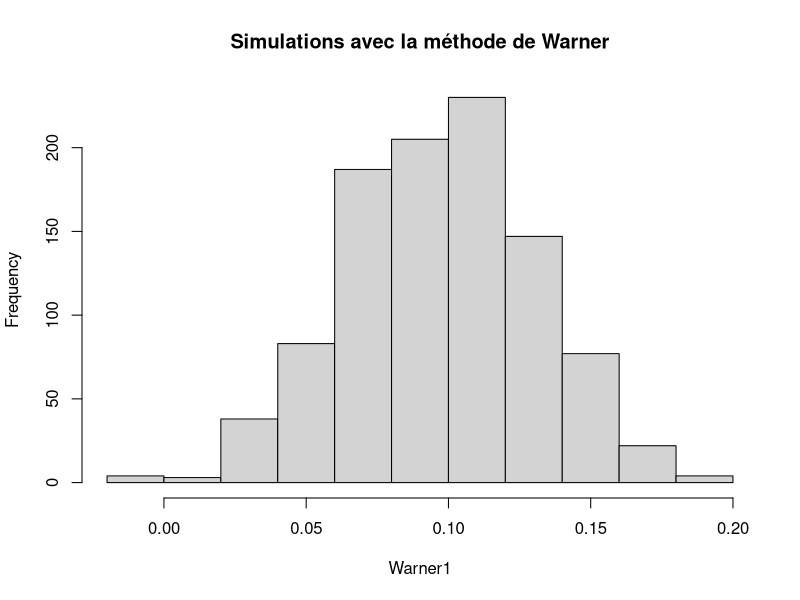
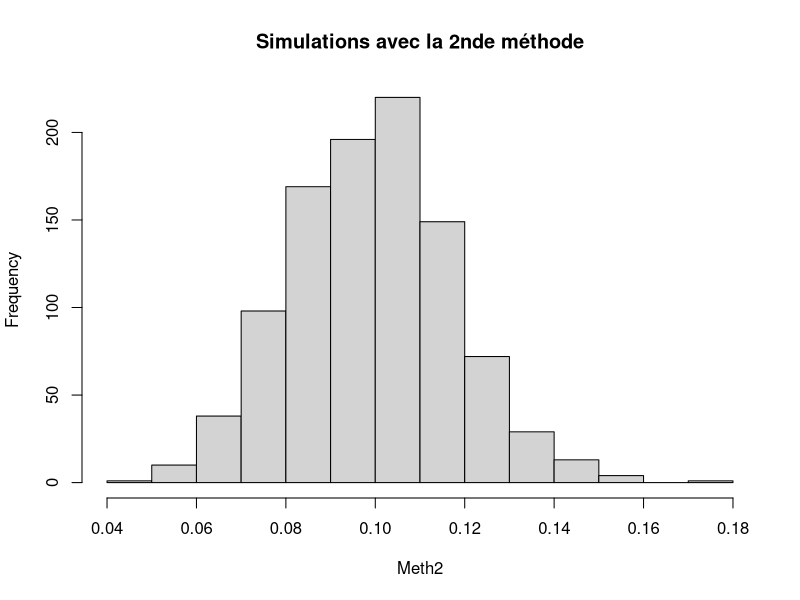
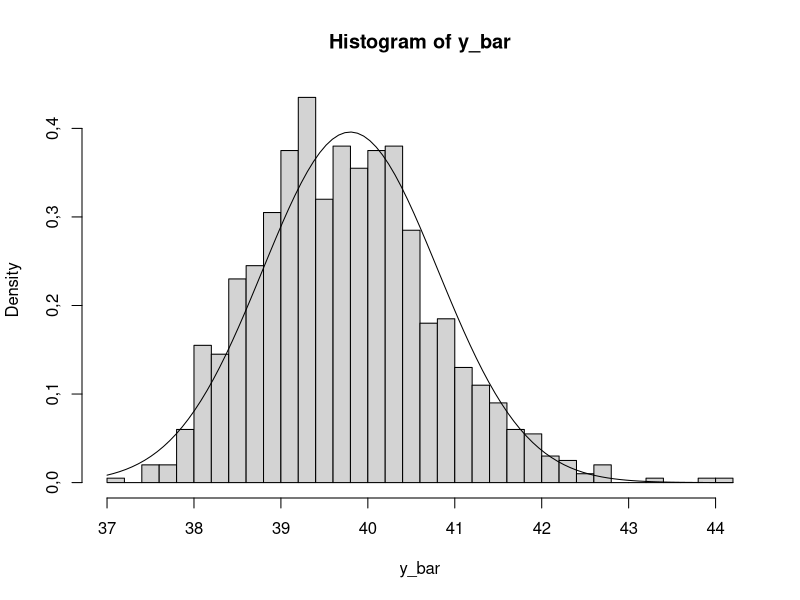

Write the R code that produced these figures, in order.
## ---- chunk 1
questDelicateMeth1 <- function(n, P, theta, n.sim, p.neg=0)
{P.chap <- rep(NA,n.sim)
P <- (1-p.neg)*P
for(i in 1:n.sim){
  # Choix de la question
  question <- sample(c(1,2),n,prob=c(theta,1-theta),replace=TRUE)
  # Choix du répondant
  repondant <- sample(c(1,2),n,prob=c(P,1-P),replace=TRUE)
  #
  nb.oui <- sum(question-repondant==0)
  P.chap[i] <- (nb.oui/n+theta-1)/(2*theta-1)
}
return(P.chap=P.chap)
}
## ---- chunk 2
N <- 1000
n <- 500
theta <- 0.8 
P <- 0.1
set.seed(2010)
Warner1 <- questDelicateMeth1(n,P,theta,N)

## ---- chunk 3
moy1 <- mean(Warner1)
sd1 <- sqrt(var(Warner1))
## ---- chunk 4
set.seed(2010)
simubino <- rbinom(N,n,P)/n
varbino1 <- var(simubino)
varWarner1 <- var(Warner1)
## ---- chunk 5
hist(Warner1,main="Simulations avec la méthode de Warner")
## ---- chunk 6
questDelicateMeth2 <- function(n, P, theta, alpha, n.sim, p.neg=0)
{P.chap <- rep(NA,n.sim)
P <- (1-p.neg)*P
for(i in 1:n.sim){
  # Choix de la question
  question <- sort(sample(c(1,2),n,prob=c(theta,1-theta),replace=TRUE))
  # La question étant choisie, à qui s'adresse-t-elle ?
  nb.1 <- sum(question==1)
  nb.oui <- sum(sample(c(1,2),nb.1,prob=c(P,1-P),replace=TRUE)==1)+
    sum(sample(c(1,2),n-nb.1,prob=c(alpha,1-alpha),replace=TRUE)==1)
  P.chap[i] <- (nb.oui/n-(1-theta)*alpha)/(theta)
}
return(P.chap=P.chap)
}
## ---- chunk 7
N <- 1000
n <- 500
theta <- 0.8 
alpha <- 0.217
P <- 0.1 
set.seed(2010)
Meth2 <- questDelicateMeth2(n,P,theta,alpha,N)
## ---- chunk 8
moy2 <- mean(Meth2)
sd2 <- sqrt(var(Meth2))
## ---- chunk 9
varMeth2 <- var(Meth2)
## ---- chunk 10
hist(Meth2,main="Simulations avec la 2nde méthode")
## ---- chunk 11
eqmMeth2 <- var(Meth2) + (mean(Meth2)-P)^2
eqmWarner0 <- var(Warner1) + (mean(Warner1)-P)^2
## ---- chunk 12
set.seed(2010)
Warner10 <- questDelicateMeth1(n,P,theta,N,0.1)
eqmWarner10 <- var(Warner10) + (mean(Warner10)-P)^2

set.seed(2010)
Meth210 <- questDelicateMeth2(n,P,theta,alpha,N,0.1)
eqmMeth210 <- var(Meth210) + (mean(Meth210)-P)^2
## ---- chunk 13
set.seed(2010)
Warner20 <- questDelicateMeth1(n,P,theta,N,0.2)

eqmWarner20 <- var(Warner20) + (mean(Warner20)-P)^2

set.seed(2010)
Meth220 <- questDelicateMeth2(n,P,theta,alpha,N,0.2)
eqmMeth220 <- var(Meth220) + (mean(Meth220)-P)^2
## ---- chunk 14
set.seed(2010)
Warner30 <- questDelicateMeth1(n,P,theta,N,0.3)

eqmWarner30 <- var(Warner30) + (mean(Warner30)-P)^2

set.seed(2010)
Meth230 <- questDelicateMeth2(n,P,theta,alpha,N,0.3)
eqmMeth230 <- var(Meth230) + (mean(Meth230)-P)^2
## ---- chunk 15
set.seed(2010)
Warner40 <- questDelicateMeth1(n,P,theta,N,0.4)

eqmWarner40 <- var(Warner40) + (mean(Warner40)-P)^2

set.seed(2010)
Meth240 <- questDelicateMeth2(n,P,theta,alpha,N,0.4)
eqmMeth240 <- var(Meth240) + (mean(Meth240)-P)^2
## ---- chunk 16
pop <- c(3, 6, 24, 27, 30, 36, 51, 57)
N <- length(pop)
yu <- mean(pop)
S <- sd(pop)
## ---- chunk 17
options(OutDec =",")
n<-3
(n.ech<-choose(N,n))
ech.all<-cbind(choix<-t(matrix(combn(1:N,n),n,n.ech)),(matrix(pop[choix],n.ech,n)))
rownames(ech.all)<-seq(1:nrow(ech.all))
colnames(ech.all)<-c(paste("i",1:n,sep =""),paste("pop[i",1:n ,"]", sep =""))
head(ech.all)
## ---- chunk 18
ech.all<-as.data.frame(ech.all)

ech.all$ybar<-apply(ech.all[,4:6],1,mean)
ech.all$s<-apply(ech.all[,4:6],1,sd)
ech.all$b.inf<-mapply(function(i,j){i-1.96*sqrt((1-3/8)*j^2/3)},ech.all$ybar,ech.all$s)
ech.all$b.sup<-mapply(function(i,j){i+1.96*sqrt((1-3/8)*j^2/3)},ech.all$ybar,ech.all$s)
ech.all$incl<-mapply(function(i,j){if (i<yu & j>yu) {1}else{0}},ech.all$b.inf,ech.all$b.sup)
attach(ech.all)

head(ech.all[,-(1:6)])
## ---- chunk 19
muybar <- mean(ybar)
muybar == yu
## ---- chunk 20
sigmaybarth <- sqrt(1-n/N)*(S/sqrt(n))
sigmaybar <- sd(ybar)*sqrt((length(ybar)-1)/length(ybar))
sigmaybar
sigmaybarth
## ---- chunk 21
mean(s)-S
## ---- chunk 22
erreur_2<-unlist(lapply(ech.all$ybar,function(i){if (abs(i-yu)>2) {1}else{0}}))
proba_2<-sum(erreur_2)/length(erreur_2)

erreur_5<-unlist(lapply(ech.all$ybar,function(i){if (abs(i-yu)>5) {1}else{0}}))
proba_5<-sum(erreur_5)/length(erreur_5)

erreur_25<-unlist(lapply(ech.all$ybar,function(i){if (abs(i-yu)>yu/4) {1}else{0}}))
proba_25<-sum(erreur_25)/length(erreur_25)
## ---- chunk 23
erreur_20<-unlist(lapply(ech.all$s,function(i){if (abs(i-S)>S/5) {1}else{0}}))
proba_20<-sum(erreur_20)/length(erreur_20)
## ---- chunk 24
correct_ICh<-unlist(mapply(function(i,j){
  if ((i-2*sqrt((1-3/8)*j^2/3))<yu & yu<(i+2*sqrt((1-3/8)*j^2/3))) 
    {1}else{0}},ech.all$ybar,ech.all$s))
proba_ICh<-sum(correct_ICh)/length(correct_ICh)
## ---- chunk 25
correct_ICi<-unlist(mapply(function(i,j){
  if ((i-3*sqrt((1-3/8)*j^2/3))<yu & yu<(i+3*sqrt((1-3/8)*j^2/3))) 
    {1}else{0}},ech.all$ybar,ech.all$s))
proba_ICi<-sum(correct_ICi)/length(correct_ICi)
## ---- chunk 26
sigma_y_bar<-sqrt(var(ech.all$ybar))*(length(ech.all$ybar)-1)/length(ech.all$ybar)
correct_ICj<-unlist(lapply(ech.all$ybar,function(i){
  if ((i-2*sigma_y_bar)<yu & yu<(i+2*sigma_y_bar)) 
    {1}else{0}}))
proba_ICj<-sum(correct_ICj)/length(correct_ICj)
## ---- chunk 27
# Descriptif de population
# Valeurs
y <- c(36,36.5,37,37.5,38,38.5,39,39.5,40,40.5,41,
       41.5,42,42.5,43,43.5,44,44.5,45,45.5,46,46.5)
# Probabilites
e<-c(0.02,0.03,0.04,0.06,0.10,0.12,0.13,0.10,0.07,0.05,0.05,
     0.04,0.04,0.03,0.03,0.02,0.02,0.01,0.01,0.01,0.01,0.01)
# Echantillonnage
n<-5
set.seed(2010)
echt<-matrix(unlist(lapply(1:1000,function(i){sample(y,n,replace=TRUE,prob=e)})),ncol=5,byrow=TRUE)
## ---- chunk 28
y_u<-sum(unlist(mapply(function(i,j){i*j},y,e)))
y_u
y_bar<-apply(echt, 1, mean)

mean(y_bar)
## ---- chunk 29
sigma2<-sum(unlist(mapply(function(i,j){(i-y_u)^2*j},y,e)))
var_y_th<-sigma2/length(y)
var_y_emp<-var(y_bar)*(length(y_bar)-1)/length(y_bar)
## ---- chunk 30
hist(y_bar,breaks=35,freq=F)
curve(dnorm(x,mean(y_bar),sqrt(var_y_emp)),add=TRUE)
## ---- chunk 31
out<-lapply(y_bar,function(i){
  if (mean(y_bar)-1.96*var_y_emp<i & i<mean(y_bar)+1.96*var_y_emp) 
    {0}else{1}})
## ---- chunk 32
n<-dim(echt)[2]
# variance empirique corrigée
s_prime<-apply(echt, 1, sd)
# Variance empirique
s<-apply(echt, 1, function(i){sqrt(var(i)*(n-1)/n)})

inside<-mapply(function(i,j){
  if (i-1.96*j/sqrt(dim(echt)[2])<y_u & y_u< i+1.96*j/sqrt(dim(echt)[2]))
    {1}else{0}},y_bar,s )
## ---- chunk 33
mean(s)
sqrt(sigma2)
## ---- chunk 34
alpha<-0.05

inside2<-lapply(s,
                function(j){
                  if ((n-1)*j^2/qchisq(1-alpha/2,n-1)<sigma2 & sigma2< (n-1)*j^2/qchisq(1-(1-alpha/2),n-1))
                    {1}else{0}})
